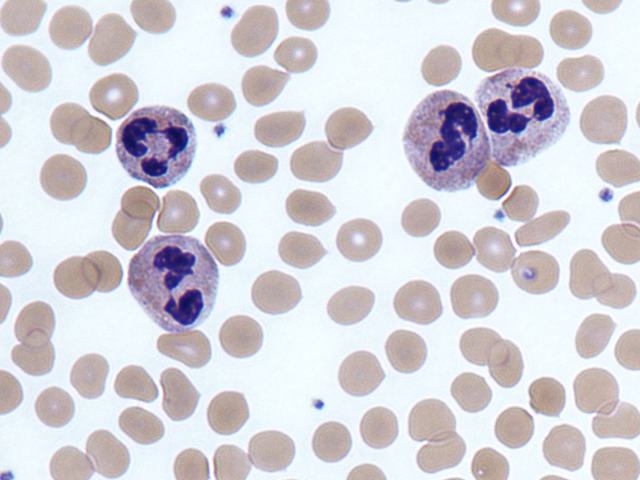
#> input picture cells.png, 640 x 480 px
$ python threshold1.py
#> lines starting #> are read from the running program, lines starting #| are printed output that depends on the picture; after the words box and inside, x2 and y2 are one past the last pixel; in counts of white or black regions, pixels touching at a corner belong together
import sys
import numpy as np
import cv2


src = cv2.imread('cells.png', cv2.IMREAD_GRAYSCALE)
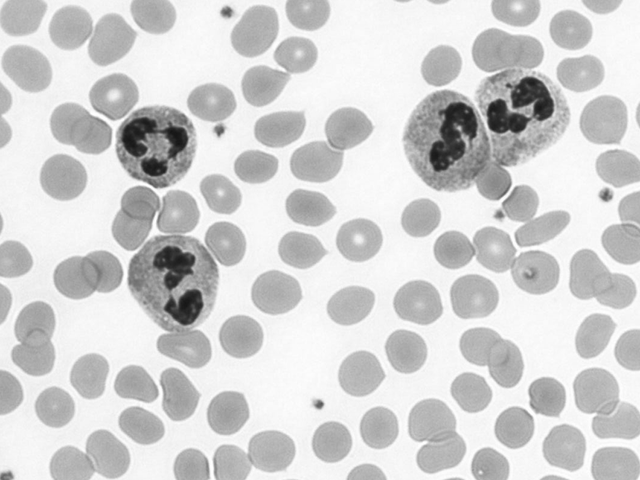
#> src: shape (480, 640); min 21, max 255, mean 209.5

if src is None:
    print('Image load failed!')
    sys.exit()

_, dst1 = cv2.threshold(src, 100, 255, cv2.THRESH_BINARY) #_, scroe을 넣어서 입계값 출력 방지
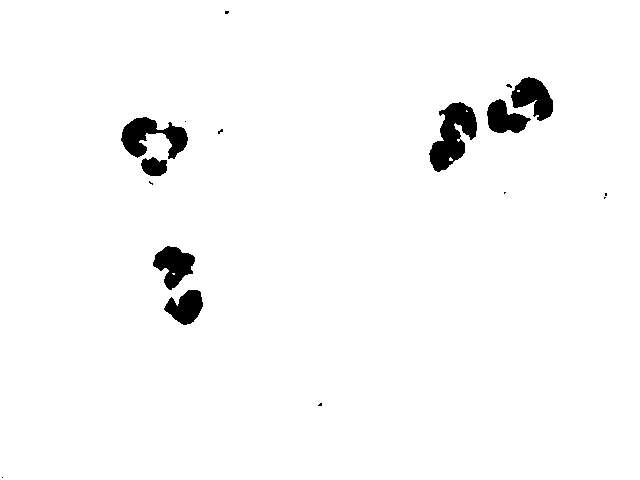
#> dst1: shape (480, 640); 97.5% white; 17 black regions (10 under 20 px), largest, box (x1, y1, x2, y2) and area: (429, 102, 477, 172) 1853, (121, 117, 188, 159) 1448, (511, 77, 553, 121) 1112
_, dst2 = cv2.threshold(src, 210, 255, cv2.THRESH_BINARY)
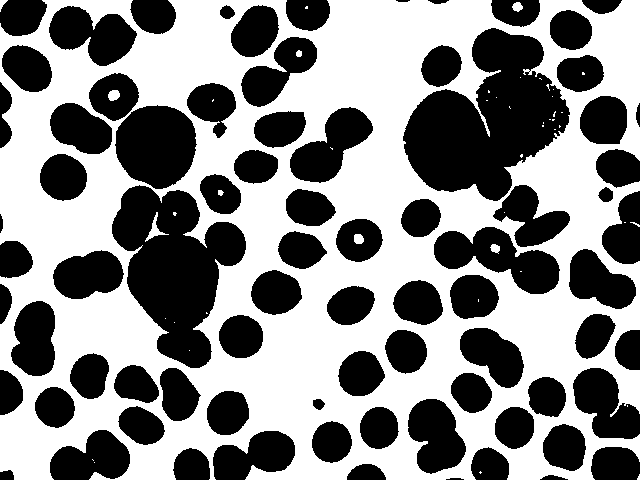
#> dst2: shape (480, 640); 53.4% white; 79 black regions, largest, box (x1, y1, x2, y2) and area: (403, 28, 570, 201) 16495, (112, 185, 246, 368) 13509, (115, 105, 197, 189) 5253

cv2.imshow('src', src)
cv2.imshow('dst1', dst1)
cv2.imshow('dst2', dst2)
cv2.waitKey()
cv2.destroyAllWindows()
